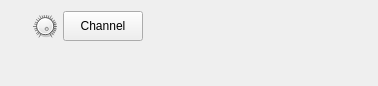
<?xml version="1.0" encoding="UTF-8"?>
<ui version="4.0">
 <class>ChannelWidget</class>
 <widget class="QWidget" name="ChannelWidget">
  <property name="geometry">
   <rect>
    <x>0</x>
    <y>0</y>
    <width>378</width>
    <height>86</height>
   </rect>
  </property>
  <property name="minimumSize">
   <size>
    <width>0</width>
    <height>0</height>
   </size>
  </property>
  <property name="maximumSize">
   <size>
    <width>16777215</width>
    <height>16777215</height>
   </size>
  </property>
  <property name="windowTitle">
   <string>Form</string>
  </property>
  <layout class="QGridLayout" name="gridLayout_3">
   <property name="verticalSpacing">
    <number>4</number>
   </property>
   <item row="0" column="2">
    <widget class="QPushButton" name="pushButton">
     <property name="sizePolicy">
      <sizepolicy hsizetype="Preferred" vsizetype="Preferred">
       <horstretch>0</horstretch>
       <verstretch>0</verstretch>
      </sizepolicy>
     </property>
     <property name="minimumSize">
      <size>
       <width>80</width>
       <height>0</height>
      </size>
     </property>
     <property name="maximumSize">
      <size>
       <width>80</width>
       <height>16777215</height>
      </size>
     </property>
     <property name="contextMenuPolicy">
      <enum>Qt::CustomContextMenu</enum>
     </property>
     <property name="text">
      <string>Channel</string>
     </property>
     <property name="checkable">
      <bool>true</bool>
     </property>
    </widget>
   </item>
   <item row="0" column="0">
    <widget class="LED" name="led" native="true">
     <property name="minimumSize">
      <size>
       <width>16</width>
       <height>16</height>
      </size>
     </property>
     <property name="maximumSize">
      <size>
       <width>16</width>
       <height>16</height>
      </size>
     </property>
     <property name="sizeIncrement">
      <size>
       <width>0</width>
       <height>0</height>
      </size>
     </property>
    </widget>
   </item>
   <item row="0" column="3">
    <widget class="RectLED" name="rectLed" native="true"/>
   </item>
   <item row="1" column="4">
    <widget class="QStackedWidget" name="stepsStackedWidget">
     <property name="currentIndex">
      <number>0</number>
     </property>
     <widget class="QWidget" name="page_3">
      <layout class="QGridLayout" name="gridLayout_4">
       <property name="leftMargin">
        <number>0</number>
       </property>
       <property name="topMargin">
        <number>0</number>
       </property>
       <property name="rightMargin">
        <number>0</number>
       </property>
       <property name="bottomMargin">
        <number>0</number>
       </property>
       <item row="0" column="0">
        <widget class="StepKeysWidget" name="stepKeys" native="true"/>
       </item>
      </layout>
     </widget>
     <widget class="QWidget" name="page_4">
      <layout class="QGridLayout" name="gridLayout_5">
       <property name="leftMargin">
        <number>0</number>
       </property>
       <property name="topMargin">
        <number>0</number>
       </property>
       <property name="rightMargin">
        <number>0</number>
       </property>
       <property name="bottomMargin">
        <number>0</number>
       </property>
       <item row="0" column="0">
        <widget class="StepVelocitiesWidget" name="stepVelocities" native="true"/>
       </item>
      </layout>
     </widget>
    </widget>
   </item>
   <item row="0" column="4">
    <widget class="QStackedWidget" name="trackStackedWidget">
     <property name="currentIndex">
      <number>0</number>
     </property>
     <widget class="QWidget" name="page">
      <layout class="QGridLayout" name="gridLayout">
       <property name="leftMargin">
        <number>0</number>
       </property>
       <property name="topMargin">
        <number>0</number>
       </property>
       <property name="rightMargin">
        <number>0</number>
       </property>
       <property name="bottomMargin">
        <number>0</number>
       </property>
       <item row="0" column="0">
        <widget class="StepSequencerWidget" name="stepSequencer" native="true"/>
       </item>
      </layout>
     </widget>
     <widget class="QWidget" name="page_2">
      <layout class="QGridLayout" name="gridLayout_2">
       <property name="leftMargin">
        <number>0</number>
       </property>
       <property name="topMargin">
        <number>0</number>
       </property>
       <property name="rightMargin">
        <number>0</number>
       </property>
       <property name="bottomMargin">
        <number>0</number>
       </property>
       <item row="0" column="0">
        <widget class="PRDisplayWidget" name="prDisplay" native="true"/>
       </item>
      </layout>
     </widget>
    </widget>
   </item>
   <item row="0" column="1">
    <widget class="QDial" name="volumeDial">
     <property name="minimumSize">
      <size>
       <width>24</width>
       <height>24</height>
      </size>
     </property>
     <property name="maximumSize">
      <size>
       <width>24</width>
       <height>24</height>
      </size>
     </property>
     <property name="maximum">
      <number>100</number>
     </property>
     <property name="value">
      <number>100</number>
     </property>
     <property name="notchesVisible">
      <bool>true</bool>
     </property>
    </widget>
   </item>
  </layout>
 </widget>
 <customwidgets>
  <customwidget>
   <class>LED</class>
   <extends>QWidget</extends>
   <header>channelswidget/channelwidget/led.h</header>
   <container>1</container>
  </customwidget>
  <customwidget>
   <class>RectLED</class>
   <extends>QWidget</extends>
   <header>channelswidget/channelwidget/rectled.h</header>
   <container>1</container>
  </customwidget>
  <customwidget>
   <class>StepSequencerWidget</class>
   <extends>QWidget</extends>
   <header>channelswidget/channelwidget/stepsequencerwidget.h</header>
   <container>1</container>
  </customwidget>
  <customwidget>
   <class>PRDisplayWidget</class>
   <extends>QWidget</extends>
   <header>channelswidget/channelwidget/prdisplaywidget.h</header>
   <container>1</container>
  </customwidget>
  <customwidget>
   <class>StepKeysWidget</class>
   <extends>QWidget</extends>
   <header>channelswidget/channelwidget/stepkeyswidget.h</header>
   <container>1</container>
  </customwidget>
  <customwidget>
   <class>StepVelocitiesWidget</class>
   <extends>QWidget</extends>
   <header>channelswidget/channelwidget/stepvelocitieswidget.h</header>
   <container>1</container>
  </customwidget>
 </customwidgets>
 <resources/>
 <connections/>
</ui>
